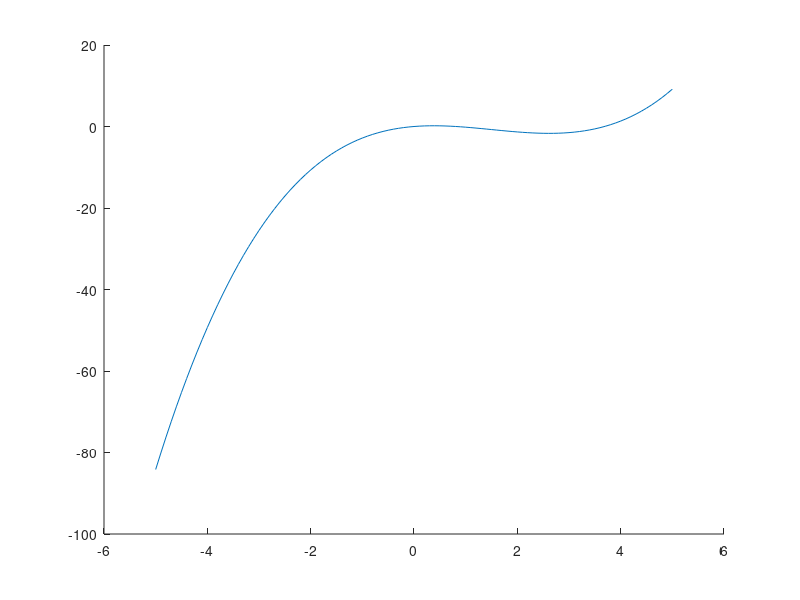

Recreate this plot in MATLAB. (Note: this script raises an error after producing the figure.)


clc

%main
g = @(a,b,c,x) a/3.*x.^3+b/2.*x.^2+c.*x;

%f=g'
f = @(a,b,c,x) a*x^2+b*x+c;


a = [1 2 3];

b = [-3 3 0];

c = [1 3 -5];


root = (-b+(b.^2-4*a.*c).^0.5)./(2*a);

%compex roots is now equal to 0
root(imag(root)~=0) = 0;

%compare g(root) value to 0
values = g(a,b,c,root);
values(values<0) = 0





%%

figure
hold on

x = -5:0.1:5

for i=1:3
y=g(a(i),b(i),c(i),x)

plot(x,y)
xline(root(i))
ylim([-10,10])
end










